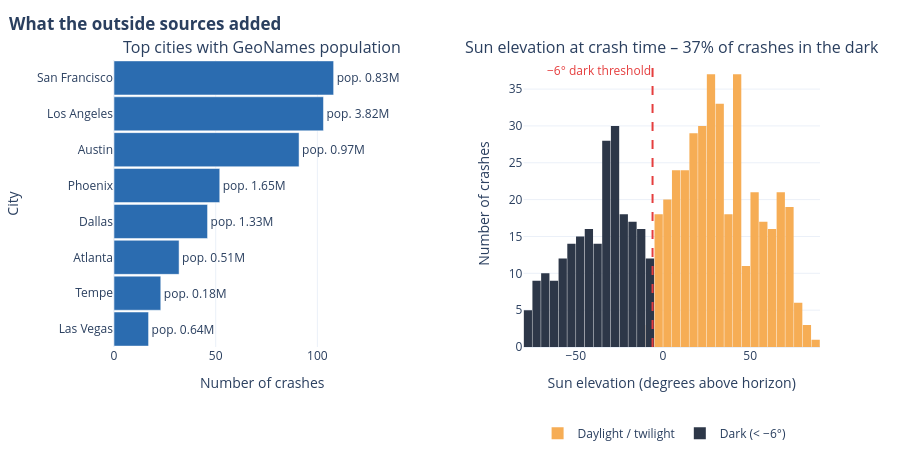

The notebook cell saved with this chart:
### Markdown cell above
### 1.3 Add outside data
The crash file hides locations and has no lighting info, so we added:

| Source | New variables |
|---|---|
| **GeoNames** city database (via `geonamescache`) | City population, latitude, longitude |
| **Sun position** – NOAA equations (via `astral`) | Sun height at crash time, dark or not |

### Code cell
# @title
class IncidentAugmenter:
    """Joins GeoNames city data and computes the sun position at crash time."""

    TWILIGHT_DEG = -6

    def __init__(self, df):
        self.df = df.copy()
        self.cities = self._load_geonames()

    @staticmethod
    def _load_geonames():
        rows = [c for c in geonamescache.GeonamesCache().get_cities().values() if c["countrycode"] == "US"]
        geo = pd.DataFrame(rows)[["name", "admin1code", "population", "latitude", "longitude", "timezone"]]
        geo["key"] = geo["name"].str.lower() + "|" + geo["admin1code"]
        return (geo.sort_values("population", ascending=False)
                   .drop_duplicates("key")
                   .rename(columns={"population": "City_Population", "latitude": "City_Lat",
                                    "longitude": "City_Lon", "timezone": "Time_Zone"})
                   [["key", "City_Population", "City_Lat", "City_Lon", "Time_Zone"]])

    def add_city_data(self):
        """Adds population and coordinates by matching city and state."""
        self.df["key"] = self.df["City"].str.strip().str.lower() + "|" + self.df["State"]
        before = len(self.df)
        self.df = self.df.merge(self.cities, on="key", how="left")
        self.df = self.df.dropna(subset=["City_Population"]).drop(columns="key")
        print(f"Matched {len(self.df):,} of {before:,} crashes to GeoNames ({len(self.df) / before:.1%}); "
              f"{before - len(self.df)} small-town rows removed.")
        return self

    def add_sun_position(self):
        """Adds sun elevation at the crash time and a dark/daylight flag."""
        when = pd.to_datetime("15-" + self.df["Incident Date"] + " " + self.df["Incident Time (24:00)"],
                              format="%d-%b-%Y %H:%M")
        self.df["Sun_Elevation"] = [
            elevation(Observer(lat, lon), t.to_pydatetime().replace(tzinfo=ZoneInfo(tz)))
            for lat, lon, t, tz in zip(self.df["City_Lat"], self.df["City_Lon"], when, self.df["Time_Zone"])
        ]
        self.df["Is_Dark"] = (self.df["Sun_Elevation"] < self.TWILIGHT_DEG).astype(int)
        return self


augmented = IncidentAugmenter(cleaner.df).add_city_data().add_sun_position().df

top_cities = (augmented.groupby("City").agg(Incidents=("City", "size"), Population=("City_Population", "first"))
                       .nlargest(8, "Incidents").sort_values("Incidents"))
dark_share = augmented["Is_Dark"].mean()
fig = make_subplots(rows=1, cols=2, horizontal_spacing=0.16,
                    subplot_titles=("Top cities with GeoNames population",
                                    f"Sun elevation at crash time – {dark_share:.0%} of crashes in the dark"))
fig.add_trace(go.Bar(x=top_cities["Incidents"], y=top_cities.index, orientation="h", marker_color="#2B6CB0",
                     text=[f"pop. {p / 1e6:.2f}M" for p in top_cities["Population"]], textposition="outside",
                     cliponaxis=False, showlegend=False), 1, 1)
fig.add_trace(go.Histogram(x=augmented.loc[augmented["Is_Dark"] == 0, "Sun_Elevation"], nbinsx=30,
                           marker_color="#F6AD55", name="Daylight / twilight"), 1, 2)
fig.add_trace(go.Histogram(x=augmented.loc[augmented["Is_Dark"] == 1, "Sun_Elevation"], nbinsx=30,
                           marker_color="#2D3748", name="Dark (< −6°)"), 1, 2)
fig.add_vline(x=-6, line_dash="dash", line_color="#E53E3E", row=1, col=2,
              annotation_text="−6° dark threshold", annotation_position="top left", annotation_font_color="#E53E3E")
fig.update_layout(barmode="overlay", template="plotly_white", height=460, bargap=0.05,
                  legend=dict(orientation="h", y=-0.25, x=0.6), margin=dict(t=60, b=40),
                  title=dict(text="<b>What the outside sources added</b>", x=0.01))
fig.update_yaxes(title_text="City", row=1, col=1)
fig.update_xaxes(title_text="Number of crashes", range=[0, top_cities["Incidents"].max() * 1.35], row=1, col=1)
fig.update_xaxes(title_text="Sun elevation (degrees above horizon)", row=1, col=2)
fig.update_yaxes(title_text="Number of crashes", row=1, col=2)
fig.show()

### Figure 1 — Plotly figure (JSON) as saved in the notebook; plotly's stock layout.template omitted (floating-point values rounded to 4 significant figures; data arrays with more than 128 entries replaced by an {"elided": "..."} marker saying what was removed)
{"data": [{"cliponaxis": false, "marker": {"color": "#2B6CB0"}, "orientation": "h", "showlegend": false, "text": ["pop. 0.64M", "pop. 0.18M", "pop. 0.51M", "pop. 1.33M", "pop. 1.65M", "pop. 0.97M", "pop. 3.82M", "pop. 0.83M"], "textposition": "outside", "type": "bar", "x": [17, 23, 32, 46, 52, 91, 103, 108], "xaxis": "x", "y": ["Las Vegas", "Tempe", "Atlanta", "Dallas", "Phoenix", "Austin", "Los Angeles", "San Francisco"], "yaxis": "y"}, {"marker": {"color": "#F6AD55"}, "name": "Daylight / twilight", "nbinsx": 30, "type": "histogram", "x": {"elided": "388 float values"}, "xaxis": "x2", "yaxis": "y2"}, {"marker": {"color": "#2D3748"}, "name": "Dark (< −6°)", "nbinsx": 30, "type": "histogram", "x": {"elided": "225 float values"}, "xaxis": "x2", "yaxis": "y2"}], "layout": {"annotations": [{"font": {"size": 16}, "showarrow": false, "text": "Top cities with GeoNames population", "x": 0.21, "xanchor": "center", "xref": "paper", "y": 1, "yanchor": "bottom", "yref": "paper"}, {"font": {"size": 16}, "showarrow": false, "text": "Sun elevation at crash time – 37% of crashes in the dark", "x": 0.79, "xanchor": "center", "xref": "paper", "y": 1, "yanchor": "bottom", "yref": "paper"}, {"font": {"color": "#E53E3E"}, "showarrow": false, "text": "−6° dark threshold", "x": -6, "xanchor": "right", "xref": "x2", "y": 1, "yanchor": "top", "yref": "y2 domain"}], "bargap": 0.05, "barmode": "overlay", "height": 460, "legend": {"orientation": "h", "x": 0.6, "y": -0.25}, "margin": {"b": 40, "t": 60}, "shapes": [{"line": {"color": "#E53E3E", "dash": "dash"}, "type": "line", "x0": -6, "x1": -6, "xref": "x2", "y0": 0, "y1": 1, "yref": "y2 domain"}], "title": {"text": "<b>What the outside sources added</b>", "x": 0.01}, "xaxis": {"anchor": "y", "domain": [0, 0.42], "range": [0, 145.8], "title": {"text": "Number of crashes"}}, "xaxis2": {"anchor": "y2", "domain": [0.58, 1], "title": {"text": "Sun elevation (degrees above horizon)"}}, "yaxis": {"anchor": "x", "domain": [0, 1], "title": {"text": "City"}}, "yaxis2": {"anchor": "x2", "domain": [0, 1], "title": {"text": "Number of crashes"}}}}
